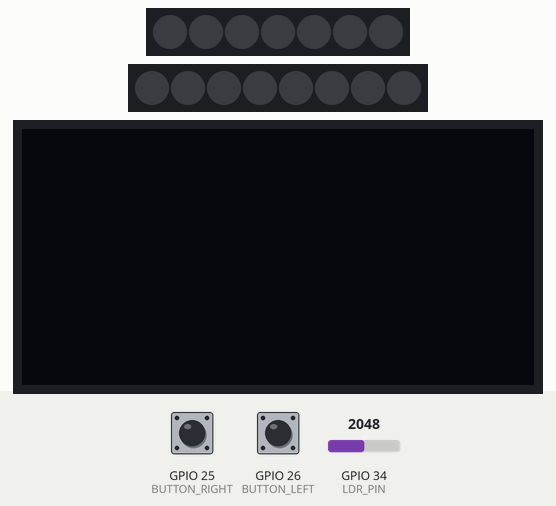
Simulated run of this sketch. Board: ESP32. Parts: 7 RGB LEDs in strip order, left to right, 8 RGB LEDs in strip order, left to right, 128×64 one-colour display. Inputs (shaded band) come from the test bench; at power-on: GPIO 25 (BUTTON_RIGHT) HIGH, GPIO 26 (BUTTON_LEFT) HIGH, GPIO 34 (LDR_PIN) = 2048. Dim RGB values are drawn brighter than linear.

Above: at 1.2 s.
1.3 s: GPIO 25 (BUTTON_RIGHT) pulled LOW for 0.15 s
At 3.9 s:
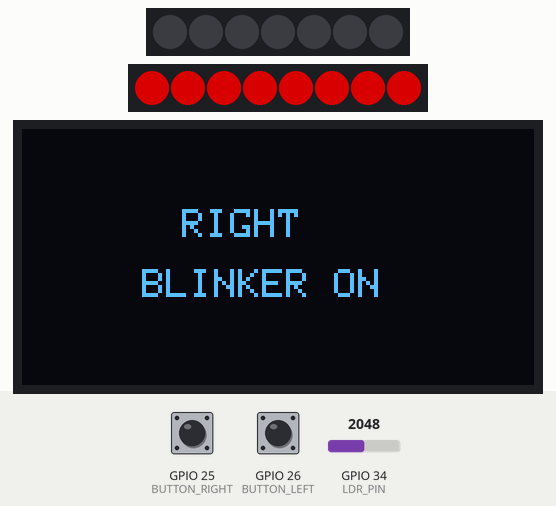
4.0 s: GPIO 26 (BUTTON_LEFT) pulled LOW for 0.15 s
At 4.4 s:
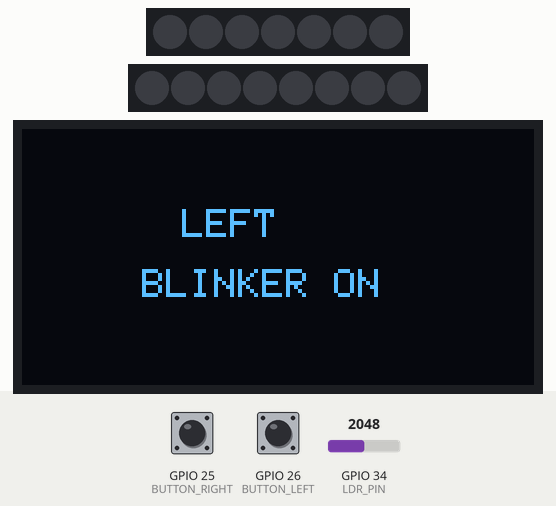
6.5 s: GPIO 25 (BUTTON_RIGHT) pulled LOW for 1 s
At 7.4 s:
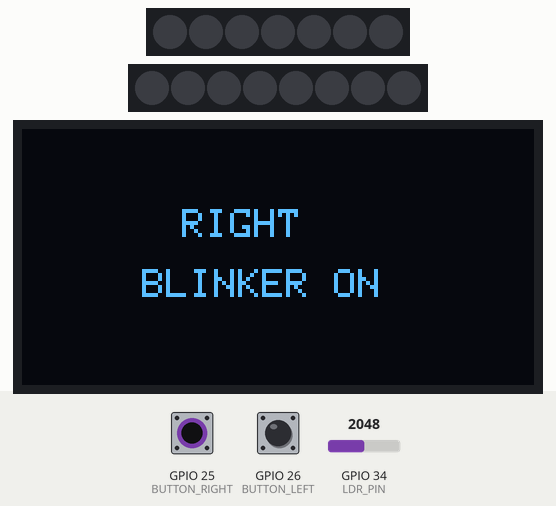
9.0 s: GPIO 25 (BUTTON_RIGHT) pulled LOW for 0.15 s
At 10.0 s:
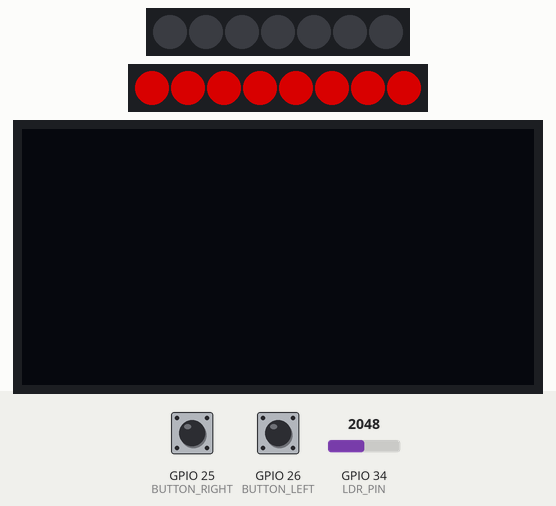
10.6 s: GPIO 26 (BUTTON_LEFT) pulled LOW for 1 s
At 11.83 s:
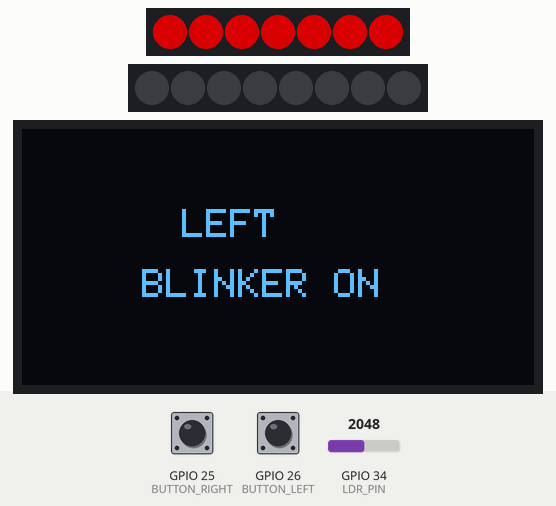
13.5 s: GPIO 26 (BUTTON_LEFT) pulled LOW for 0.15 s
At 14.6 s:
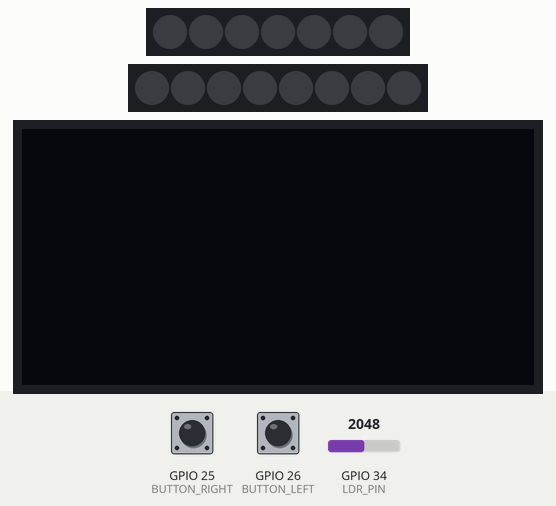
Timing chart, 0 to 16.1 s (numbered marks = the images above; inputs shaded):
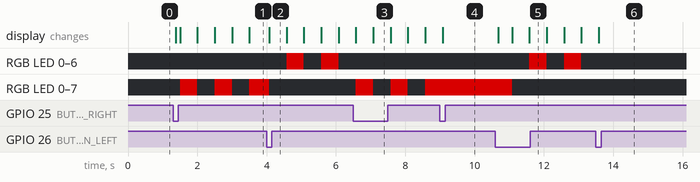

Measured:
- after the input at 1.3 s, RGB LED 0–7: alternates RGB(138, 0, 0) for 0.50 s and off for 0.50 s, starting after 0.20 s; the display: first changes after 0.08 s (image 1 shows a later state)
- after the input at 4.0 s, the display: first changes after 0.08 s (image 2 shows a later state)
- after the input at 6.5 s, the display: changes after 0.08 s (image 3)
- after the input at 9.0 s, the display: changes after 0.08 s (image 4)
- after the input at 10.6 s, RGB LED 0–6: alternates RGB(138, 0, 0) for 0.50 s and off for 0.50 s, starting after 0.98 s; RGB LED 0–7: RGB(138, 0, 0) → off after 0.48 s; the display: first changes after 0.08 s (image 5 shows a later state)
- after the input at 13.5 s, the display: changes after 0.08 s (image 6)

The sketch:

JustLights.ino
```cpp
#include <Adafruit_NeoPixel.h>
#include <Wire.h>
#include <Adafruit_SSD1306.h>
#include <Adafruit_GFX.h>

#define SCREEN_WIDTH 128
#define SCREEN_HEIGHT 64
Adafruit_SSD1306 display(SCREEN_WIDTH, SCREEN_HEIGHT, &Wire, -1);

#define NUM_PIXELS_LEFT 7
#define NUM_PIXELS_RIGHT 8
#define LEFT_PIN   18
#define RIGHT_PIN  19
#define BUTTON_LEFT 26
#define BUTTON_RIGHT 25
#define LDR_PIN    34

Adafruit_NeoPixel stripLeft(NUM_PIXELS_LEFT, LEFT_PIN, NEO_GRB + NEO_KHZ800);
Adafruit_NeoPixel stripRight(NUM_PIXELS_RIGHT, RIGHT_PIN, NEO_GRB + NEO_KHZ800);

bool leftOn = false, rightOn = false, warningOn = false;
bool lastLeftState = HIGH, lastRightState = HIGH;
unsigned long blinkTimer = 0;
bool blinkState = false;
int brightness = 50; // Default brightness (will be overwritten by LDR)

void setup() {
  pinMode(BUTTON_LEFT, INPUT_PULLUP);
  pinMode(BUTTON_RIGHT, INPUT_PULLUP);
  pinMode(LDR_PIN, INPUT);

  stripLeft.begin();
  stripRight.begin();
  stripLeft.setBrightness(brightness);
  stripRight.setBrightness(brightness);
  stripLeft.show();
  stripRight.show();

  Serial.begin(115200);

  if (!display.begin(SSD1306_SWITCHCAPVCC, 0x3C)) {
    Serial.println(F("SSD1306 allocation failed"));
    while (1);
  }
  display.clearDisplay();
  display.display();
}

void loop() {
  // Read LDR and adjust brightness (0-100 dark to light)
  int ldrValue = analogRead(LDR_PIN);
  brightness = map(ldrValue, 0, 4095, 255, 20); // Adjust these values based on your LDR readings
  brightness = constrain(brightness, 20, 255); // Keep within safe bounds

  stripLeft.setBrightness(brightness);
  stripRight.setBrightness(brightness);

  bool leftState = digitalRead(BUTTON_LEFT);
  bool rightState = digitalRead(BUTTON_RIGHT);

  // Left button pressed (with debounce)
  if (leftState == LOW && lastLeftState == HIGH) {
    delay(50); // simple debounce
    if (digitalRead(BUTTON_LEFT) == HIGH) return;

    leftOn = !leftOn;
    rightOn = false;
    warningOn = false;
    updateDisplay();
  }

  // Right button pressed (with debounce)
  if (rightState == LOW && lastRightState == HIGH) {
    delay(50); // simple debounce
    if (digitalRead(BUTTON_RIGHT)) return; // if button bounced back

    rightOn = !rightOn;
    leftOn = false;
    warningOn = false;
    updateDisplay();
  }

  // Both buttons pressed simultaneously
  if (leftState == LOW && rightState == LOW) {
    delay(50); // simple debounce
    if (digitalRead(BUTTON_LEFT) || digitalRead(BUTTON_RIGHT)) return; // if buttons bounced back

    warningOn = true;
    leftOn = false;
    rightOn = false;
    updateDisplay();
  }

  lastLeftState = leftState;
  lastRightState = rightState;

  // Blinking logic
  if (millis() - blinkTimer >= 500) {
    blinkTimer = millis();
    blinkState = !blinkState;

    if (leftOn) {
      blink(stripLeft, blinkState, NUM_PIXELS_LEFT);
      stripRight.clear();
      stripRight.show();
    } else if (rightOn) {
      blink(stripRight, blinkState, NUM_PIXELS_RIGHT);
      stripLeft.clear();
      stripLeft.show();
    } else if (warningOn) {
      blink(stripLeft, blinkState, NUM_PIXELS_LEFT);
      blink(stripRight, blinkState, NUM_PIXELS_RIGHT);
      stripLeft.show();
      stripRight.show();
    } else {
    display.setCursor(35, 25);
    display.print("LIGHTS OFF");
  }
  }
}

void blink(Adafruit_NeoPixel &strip, bool state, int pixelCount) {
  uint32_t color = state ? strip.Color(255, 0, 0) : 0; // Red when on
  for (int i = 0; i < pixelCount; i++) {
    strip.setPixelColor(i, color);
  }
  strip.show();
}

void updateDisplay() {
  display.clearDisplay();
  display.setTextSize(1);  // Smaller text
  display.setTextColor(SSD1306_WHITE);

  if (warningOn) {
    display.setCursor(20, 20);
    display.print("WARNING LIGHTS");
    display.setCursor(35, 35);
    display.print("ACTIVE");
  } else if (leftOn) {
    display.setCursor(40, 20);
    display.print("LEFT");
    display.setCursor(30, 35);
    display.print("BLINKER ON");
  } else if (rightOn) {
    display.setCursor(40, 20);
    display.print("RIGHT");
    display.setCursor(30, 35);
    display.print("BLINKER ON");
  }

  display.display();
}
```
